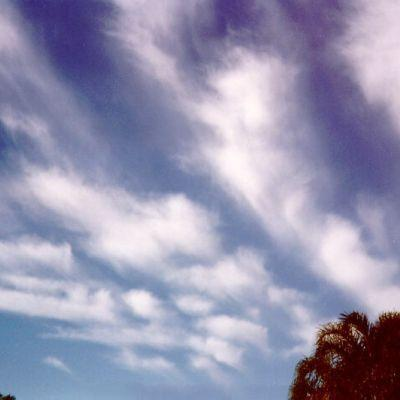
#> input picture examples/cirrus.jpg, 400 x 400 px
$ python image_pixels.py
#> lines starting #> are read from the running program, lines starting #| are printed output that depends on the picture
### orangecontrib/ai_suite/kernel/images/decode.py
"""The caller's array as float32 luma, and as values in [0, 1].

``to_luminance`` turns 2-D grayscale or 3-D RGB(A) input into luma, keeping the
input's scale; ``to_unit_scale`` brings either the unit or the 8-bit range into
[0, 1]. An array outside those channel counts or ranges raises ``ValueError``.
"""

from __future__ import annotations

import numpy as np

# ITU-R BT.601 luma weights, RGB channel order. Callers must convert OpenCV's
# BGR first - the kernel never guesses channel order.
_LUMA = (0.299, 0.587, 0.114)
_MAX_8BIT = 255.0
_SCALE_TOLERANCE = 1e-6


def drop_alpha(image: np.ndarray) -> np.ndarray:
    """Drop a fourth (alpha) channel if there is one."""
    return image[..., :3] if image.ndim == 3 and image.shape[-1] == 4 else image


def to_luminance(image: np.ndarray) -> np.ndarray:
    """Convert an RGB(A) or grayscale array to a float32 luma image.

    Accepts 2-D input as-is (already grayscale) and 3-D input with 3 (RGB) or
    4 (RGBA, alpha dropped) channels; values keep the input's scale. The weights
    apply to the values as given, so for gamma-encoded sRGB input this is luma
    (Y'), not linear-light luminance.
    """
    image = np.asarray(image)
    if image.ndim == 2:
        return image.astype(np.float32)
    if image.ndim != 3:
        raise ValueError(f"expected a 2-D or 3-D image, got shape {image.shape}")
    image = drop_alpha(image)
    if image.shape[-1] != 3:
        raise ValueError(
            f"expected a 2-D array or a 3-D array with 3 (RGB) or 4 (RGBA) "
            f"channels, got shape {image.shape} - pass RGB (convert OpenCV BGR "
            "to RGB before calling)"
        )
    red = image[..., 0].astype(np.float64)
    green = image[..., 1].astype(np.float64)
    blue = image[..., 2].astype(np.float64)
    wr, wg, wb = _LUMA
    return (wr * red + wg * green + wb * blue).astype(np.float32)


def to_unit_scale(image: np.ndarray) -> np.ndarray:
    """Scale pixel values into [0, 1], accepting the unit or the 8-bit range.

    A peak at or below 1.0 is taken as already unit-scaled; a peak up to 255 is
    divided by 255 and clipped. A peak above 255 or a floor below zero raises
    ``ValueError``.
    """
    image = np.asarray(image, dtype=np.float32)
    if image.size == 0:
        return image
    floor, peak = float(image.min()), float(image.max())
    if floor < -_SCALE_TOLERANCE:
        raise ValueError(
            f"image values must be in [0, 1] or [0, 255], got min {floor:g}; "
            "rescale or clip before calling"
        )
    if peak <= 1.0:
        return image
    if peak > _MAX_8BIT * (1.0 + _SCALE_TOLERANCE):
        raise ValueError(
            f"image values must be in [0, 1] or [0, 255], got max {peak:.0f}; "
            "convert 16-bit or HDR data before calling"
        )
    return np.clip(image / _MAX_8BIT, 0.0, 1.0)

### orangecontrib/ai_suite/kernel/images/resize.py
"""An image resampled to a fixed square, the whole frame stretched, never cropped.

Area averaging when an axis shrinks, bilinear when it grows, decided per axis.
"""

from __future__ import annotations

import cv2
import numpy as np


def resize_square(image: np.ndarray, size: int) -> np.ndarray:
    """Resample ``image`` to ``size x size``, stretching the whole frame.

    Accepts 2-D or 3-D input, a third dimension treated as channels. The output
    is float32 and contiguous.
    """
    if isinstance(size, bool) or not isinstance(size, int) or size < 1:
        raise ValueError(f"size must be a positive integer, got {size!r}")
    image = np.asarray(image, dtype=np.float32)
    if image.size == 0:
        raise ValueError("empty image")
    if image.shape[:2] == (size, size):
        return np.ascontiguousarray(image)
    # Each axis gets its own rule; cv2.resize's dsize is (width, height).
    shrinking = tuple(size < axis for axis in image.shape[:2])
    if shrinking[0] == shrinking[1]:
        interpolation = cv2.INTER_AREA if shrinking[0] else cv2.INTER_LINEAR
        return cv2.resize(np.ascontiguousarray(image), (size, size), interpolation=interpolation)
    # Mixed source: one axis shrinks, the other grows. Downsample first (area
    # averaging), then grow what is left (bilinear) - exactly one axis each way.
    image = np.ascontiguousarray(image)
    if shrinking[0]:
        image = cv2.resize(image, (image.shape[1], size), interpolation=cv2.INTER_AREA)
    else:
        image = cv2.resize(image, (size, image.shape[0]), interpolation=cv2.INTER_AREA)
    return cv2.resize(image, (size, size), interpolation=cv2.INTER_LINEAR)

### orangecontrib/ai_suite/kernel/images/flatten.py
"""A 2-D grid as one row, with the coordinate of every cell.

Position ``index`` is row ``index // columns`` and column ``index % columns``,
left to right then top to bottom.
"""

from __future__ import annotations

import numpy as np


def flatten(grid: np.ndarray) -> tuple[np.ndarray, tuple[str, ...]]:
    """Flatten a 2-D grid row-major and name each cell by its coordinate.

    Each name is ``pixel_r{row}_c{column}``, the form a table uses for its
    columns.
    """
    grid = np.asarray(grid)
    if grid.ndim != 2:
        raise ValueError(f"expected a 2-D grid, got shape {grid.shape}")
    if grid.size == 0:
        raise ValueError("empty grid")
    rows, columns = grid.shape
    names = tuple(f"pixel_r{row}_c{column}" for row in range(rows) for column in range(columns))
    return np.asarray(grid, dtype=np.float32).reshape(-1), names

### orangecontrib/ai_suite/kernel/images/pixels.py
"""An image as a row of luminance values.

Decode to brightness, scale to [0, 1], resize to a square grid, flatten that grid
into a row.
"""

from __future__ import annotations

import numpy as np

from .decode import to_luminance, to_unit_scale
from .flatten import flatten
from .resize import resize_square


def pixel_row(image: np.ndarray, size: int) -> tuple[np.ndarray, tuple[str, ...]]:
    """One image as a flat row of ``size * size`` values in [0, 1], with names."""
    return flatten(resize_square(to_unit_scale(to_luminance(image)), size))

### examples/image_pixels.py
"""One photograph's ``pixel_row`` output, printed as numbers, as characters and at three sizes.

Run it from the repository root with ``uv run python examples/image_pixels.py``,
optionally with a photo path and a grid size. The grid is the whole frame resized to a
square, with no crop and no contrast stretch, so a dark photograph stays dark.
"""

import sys
from pathlib import Path

import cv2
import numpy as np

from orangecontrib.ai_suite.kernel.images.pixels import pixel_row

HERE = Path(__file__).parent
RAMP = " .:-=+*#%@"  # ten steps from dark to bright


def load(path: Path) -> np.ndarray:
    """Read a photo as RGB, resolving a bare name against this directory.

    The kernel reads RGB and never guesses channel order.
    """
    if not path.is_file() and (HERE / path).is_file():
        path = HERE / path  # a bare name means one of the photos in this directory
    if not path.is_file():
        raise SystemExit(f"cannot read {path}")
    bgr = cv2.imread(str(path))
    if bgr is None:
        raise SystemExit(f"cannot read {path}")
    return cv2.cvtColor(bgr, cv2.COLOR_BGR2RGB)


def show_grid(values: np.ndarray, size: int) -> None:
    grid = values.reshape(size, size)
    for row in grid:
        print("    " + " ".join(f"{value:.2f}" for value in row))
    print(f"\n    the same grid as characters, {RAMP!r} from dark to bright:")
    for row in grid:
        print(
            "    " + "".join(RAMP[min(int(value * len(RAMP)), len(RAMP) - 1)] * 2 for value in row)
        )


def main(argv: list[str]) -> None:
    path = Path(argv[0]) if argv else HERE / "cirrus.jpg"
    size = int(argv[1]) if len(argv) > 1 else 10
    image = load(path)
#> in load, bgr is the input picture: shape (400, 400, 3); mean B, G, R 176.2, 148.8, 150.3

    height, width = image.shape[:2]
#> height = 400; width = 400
    print(
        f"image        {path.name}  {width} x {height} pixels, RGB, aspect {width / height:.2f} : 1"
    )
#| image        cirrus.jpg  400 x 400 pixels, RGB, aspect 1.00 : 1
    print(f"grid         {size} x {size}, aspect 1.00 : 1 (the frame is stretched, not cropped)")
    width_smaller, height_smaller = size < width, size < height
#> width_smaller = True; height_smaller = True
    if width_smaller == height_smaller:
        resampling = "INTER_AREA (shrinking)" if height_smaller else "INTER_LINEAR (growing)"
#> resampling = 'INTER_AREA (shrinking)'
    else:
        resampling = "mixed: INTER_AREA on the shrinking axis, INTER_LINEAR on the growing one"
    print(f"resampling   {resampling}")
#| resampling   INTER_AREA (shrinking)

    values, names = pixel_row(image, size)
#> in to_luminance, `red = image[..., 0].astype(np.float64)`:
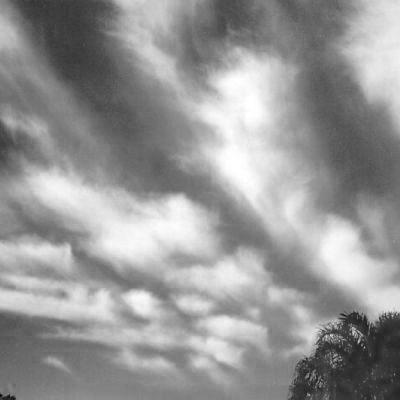
#> red: shape (400, 400) float64; min 0, max 255, mean 150.3
#> in to_luminance, `green = image[..., 1].astype(np.float64)`:
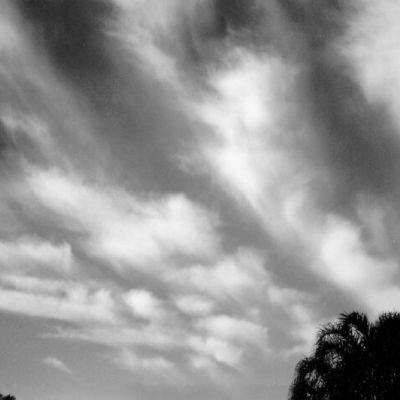
#> green: shape (400, 400) float64; min 0, max 250, mean 148.8
#> in to_luminance, `blue = image[..., 2].astype(np.float64)`:
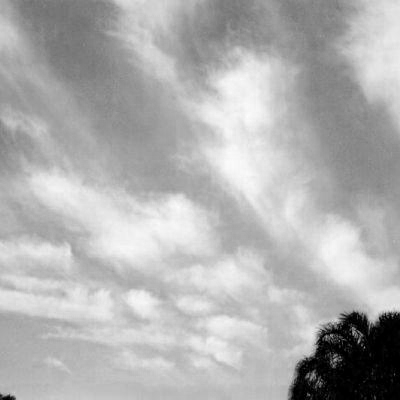
#> blue: shape (400, 400) float64; min 0, max 253, mean 176.2
#> in to_unit_scale, `floor, peak = float(image.min()), float(image.max())`: floor = 6.1; peak = 251.2
#> values = 100 values, max 0.888 at index 54, min 0.0755 at index 99, mean 0.597; names = 100 items, first 6: 'pixel_r0_c0', 'pixel_r0_c1', 'pixel_r0_c2', 'pixel_r0_c3', 'pixel_r0_c4', 'pixel_r0_c5'
    print(f"\n  pixel_row(image, {size})")
    print(f"    shape {values.shape}, dtype {values.dtype}")
#|     shape (100,), dtype float32
    print(f"    values {values.min():.3f} .. {values.max():.3f}, mean {values.mean():.3f}")
#|     values 0.075 .. 0.888, mean 0.597
    print(f"    names  {len(names)}, first {names[0]!r}, last {names[-1]!r}")
#|     names  100, first 'pixel_r0_c0', last 'pixel_r9_c9'

    print("\n  the grid, dark = 0, bright = 1:")
    show_grid(values, size)
#> the loop in show_grid, `for row in grid:` made 10 passes
#|     0.46 0.25 0.37 0.71 0.58 0.36 0.43 0.39 0.49 0.79
#|     0.55 0.32 0.33 0.62 0.57 0.60 0.70 0.48 0.52 0.84
#|     0.51 0.50 0.39 0.46 0.64 0.85 0.88 0.52 0.39 0.65
#|     0.50 0.56 0.50 0.45 0.57 0.85 0.84 0.59 0.38 0.43
#|     0.62 0.79 0.66 0.53 0.54 0.74 0.87 0.69 0.45 0.41
#|     0.57 0.65 0.83 0.86 0.89 0.61 0.68 0.77 0.67 0.57
#|     0.73 0.69 0.67 0.79 0.76 0.76 0.65 0.63 0.88 0.68
#|     0.73 0.76 0.76 0.73 0.69 0.74 0.69 0.63 0.57 0.71
#> (further printed lines are left out)

    print("\n  the vector is that grid, read row by row:")
    print(f"    values[:{size}]         {np.array2string(values[:size], precision=2)}")
#|     values[:10]         [0.46 0.25 0.37 0.71 0.58 0.36 0.43 0.39 0.49 0.79]
    print(
        f"    values[{size}:{2 * size}]       {np.array2string(values[size : 2 * size], precision=2)}"
    )
#|     values[10:20]       [0.55 0.32 0.33 0.62 0.57 0.6  0.7  0.48 0.52 0.84]
    print(f"    names[:{size}]          {', '.join(names[:size])}")
#|     names[:10]          pixel_r0_c0, pixel_r0_c1, pixel_r0_c2, pixel_r0_c3, pixel_r0_c4, pixel_r0_c5, pixel_r0_c6, pixel_r0_c7, pixel_r0_c8, pixel_r0_c9
    print(
        f"\n    index = row * {size} + column, so values[{2 * size + 1}] "
        f"is row 2, column 1: {values[2 * size + 1]:.2f} ({names[2 * size + 1]})"
    )
#|     index = row * 10 + column, so values[21] is row 2, column 1: 0.50 (pixel_r2_c1)

    print("\n  the same photograph at three resolutions:")
    for other in (4, 10, 20):
        coarse, other_names = pixel_row(image, other)
        print(
            f"    {other:2d} x {other:<2d} -> {len(other_names):3d} columns, mean {coarse.mean():.3f}"
        )
#> this loop made 3 passes
#|      4 x 4  ->  16 columns, mean 0.597
#|     10 x 10 -> 100 columns, mean 0.597
#|     20 x 20 -> 400 columns, mean 0.597
#> pass 3, in flatten (call 4), `grid = np.asarray(grid)`:
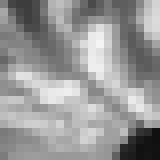
#> grid: shape (20, 20) float32 (shown 8 times larger); min 0.0633, max 0.959, mean 0.597
    print("\n    at 4 x 4 the same frame is that coarse:")
    show_grid(pixel_row(image, 4)[0], 4)
#> the loop in show_grid (call 2), `for row in grid:` made 4 passes
#> row on passes 1 to 4: [0.391, 0.568, 0.57, 0.592], [0.592, 0.523, 0.806, 0.453], [0.685, 0.793, 0.689, 0.701], [0.599, 0.681, 0.659, 0.257]
#|     0.39 0.57 0.57 0.59
#|     0.59 0.52 0.81 0.45
#|     0.68 0.79 0.69 0.70
#|     0.60 0.68 0.66 0.26
    print("    fewer cells keep the overall brightness and lose the detail; the count")
    print("    grows as the square of the side, which is why the widget defaults to 10.")

    print("\n  the frame is stretched to a square, but the values are not rescaled:")
    print("  the range comes from the input's own scale (255 -> 1.0), not from this")
    print("  photograph's darkest and brightest cell.")


if __name__ == "__main__":
    main(sys.argv[1:])

$ run again, with examples/low_cloud.jpg copied over examples/cirrus.jpg
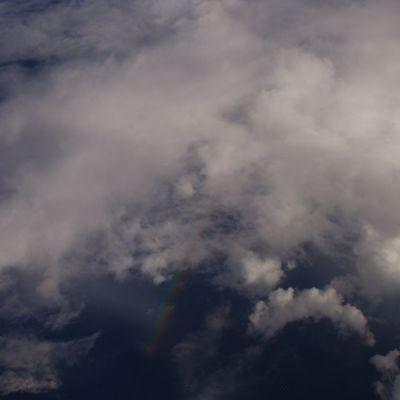
#> input picture examples/low_cloud.jpg, 400 x 400 px
#> in load, bgr is the input picture: shape (400, 400, 3); mean B, G, R 102, 94.5, 98.6
#| image        cirrus.jpg  400 x 400 pixels, RGB, aspect 1.00 : 1
#| resampling   INTER_AREA (shrinking)
#> in to_luminance, `blue = image[..., 2].astype(np.float64)`:
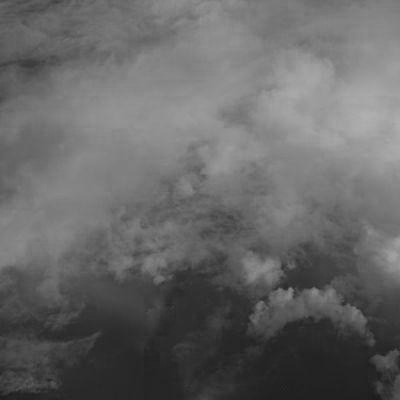
#> blue: shape (400, 400) float64; min 27, max 176, mean 102
#> floor = 13.81; peak = 182.8
#> in main, `values, names = pixel_row(image, size)`: values = 100 values, max 0.666 at index 29, min 0.0794 at index 97, mean 0.379; names = 100 items, first 6: 'pixel_r0_c0', 'pixel_r0_c1', 'pixel_r0_c2', 'pixel_r0_c3', 'pixel_r0_c4', 'pixel_r0_c5'
#|     shape (100,), dtype float32
#|     values 0.079 .. 0.666, mean 0.379
#|     names  100, first 'pixel_r0_c0', last 'pixel_r9_c9'
#> the loop in show_grid, `for row in grid:` made 10 passes
#|     0.30 0.33 0.39 0.41 0.47 0.54 0.47 0.46 0.48 0.52
#|     0.27 0.34 0.41 0.47 0.50 0.55 0.53 0.57 0.55 0.60
#|     0.37 0.46 0.54 0.57 0.58 0.57 0.57 0.64 0.64 0.67
#|     0.39 0.45 0.53 0.56 0.56 0.57 0.56 0.60 0.64 0.66
#|     0.41 0.49 0.50 0.47 0.44 0.50 0.48 0.52 0.51 0.55
#> (further printed lines are left out)
#|     values[:10]         [0.3  0.33 0.39 0.41 0.47 0.54 0.47 0.46 0.48 0.52]
#|     values[10:20]       [0.27 0.34 0.41 0.47 0.5  0.55 0.53 0.57 0.55 0.6 ]
#|     names[:10]          pixel_r0_c0, pixel_r0_c1, pixel_r0_c2, pixel_r0_c3, pixel_r0_c4, pixel_r0_c5, pixel_r0_c6, pixel_r0_c7, pixel_r0_c8, pixel_r0_c9
#|     index = row * 10 + column, so values[21] is row 2, column 1: 0.46 (pixel_r2_c1)
#> the loop in main, `for other in (4, 10, 20):` made 3 passes
#|      4 x 4  ->  16 columns, mean 0.379
#|     10 x 10 -> 100 columns, mean 0.379
#|     20 x 20 -> 400 columns, mean 0.379
#> pass 3, in flatten (call 4), `grid = np.asarray(grid)`:
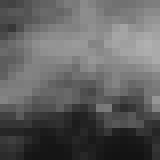
#> grid: shape (20, 20) float32 (shown 8 times larger); min 0.0752, max 0.691, mean 0.379
#> the loop in show_grid (call 2), `for row in grid:` made 4 passes
#> row on passes 1 to 4: [0.342, 0.474, 0.534, 0.555], [0.455, 0.522, 0.541, 0.6], [0.41, 0.333, 0.34, 0.372], [0.167, 0.117, 0.141, 0.156]
#> (printed output is left out)

$ run again, with examples/volutus.jpg copied over examples/cirrus.jpg
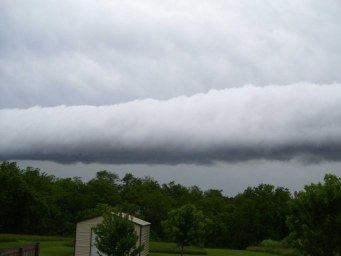
#> input picture examples/volutus.jpg, 341 x 256 px
#> in load, bgr is the input picture: shape (256, 341, 3); mean B, G, R 142.8, 143.3, 136.1
#| image        cirrus.jpg  341 x 256 pixels, RGB, aspect 1.33 : 1
#| resampling   INTER_AREA (shrinking)
#> in to_luminance, `blue = image[..., 2].astype(np.float64)`:
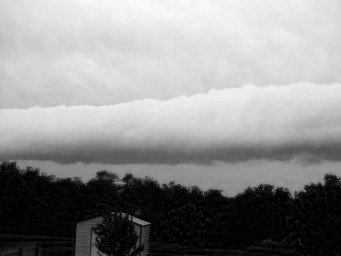
#> blue: shape (256, 341) float64; min 0, max 251, mean 142.8
#> floor = 2.35; peak = 247.1
#> in main, `values, names = pixel_row(image, size)`: values = 100 values, max 0.936 at index 5, min 0.0333 at index 80, mean 0.553; names = 100 items, first 6: 'pixel_r0_c0', 'pixel_r0_c1', 'pixel_r0_c2', 'pixel_r0_c3', 'pixel_r0_c4', 'pixel_r0_c5'
#|     shape (100,), dtype float32
#|     values 0.033 .. 0.936, mean 0.553
#|     names  100, first 'pixel_r0_c0', last 'pixel_r9_c9'
#> the loop in show_grid, `for row in grid:` made 10 passes
#|     0.80 0.86 0.89 0.92 0.94 0.94 0.93 0.89 0.88 0.84
#|     0.73 0.78 0.81 0.82 0.85 0.86 0.87 0.88 0.87 0.82
#|     0.76 0.80 0.84 0.82 0.83 0.83 0.83 0.83 0.83 0.81
#|     0.71 0.74 0.77 0.79 0.80 0.82 0.84 0.85 0.84 0.83
#|     0.77 0.80 0.82 0.82 0.84 0.84 0.83 0.79 0.76 0.70
#> (further printed lines are left out)
#|     values[:10]         [0.8  0.86 0.89 0.92 0.94 0.94 0.93 0.89 0.88 0.84]
#|     values[10:20]       [0.73 0.78 0.81 0.82 0.85 0.86 0.87 0.88 0.87 0.82]
#|     names[:10]          pixel_r0_c0, pixel_r0_c1, pixel_r0_c2, pixel_r0_c3, pixel_r0_c4, pixel_r0_c5, pixel_r0_c6, pixel_r0_c7, pixel_r0_c8, pixel_r0_c9
#|     index = row * 10 + column, so values[21] is row 2, column 1: 0.80 (pixel_r2_c1)
#> the loop in main, `for other in (4, 10, 20):` made 3 passes
#|      4 x 4  ->  16 columns, mean 0.553
#|     10 x 10 -> 100 columns, mean 0.553
#|     20 x 20 -> 400 columns, mean 0.553
#> pass 3, in flatten (call 4), `grid = np.asarray(grid)`:
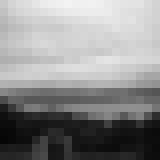
#> grid: shape (20, 20) float32 (shown 8 times larger); min 0.027, max 0.955, mean 0.553
#> the loop in show_grid (call 2), `for row in grid:` made 4 passes
#> row on passes 1 to 4: [0.798, 0.865, 0.887, 0.853], [0.769, 0.814, 0.83, 0.793], [0.396, 0.43, 0.51, 0.468], [0.101, 0.145, 0.109, 0.0844]
#> (printed output is left out)
